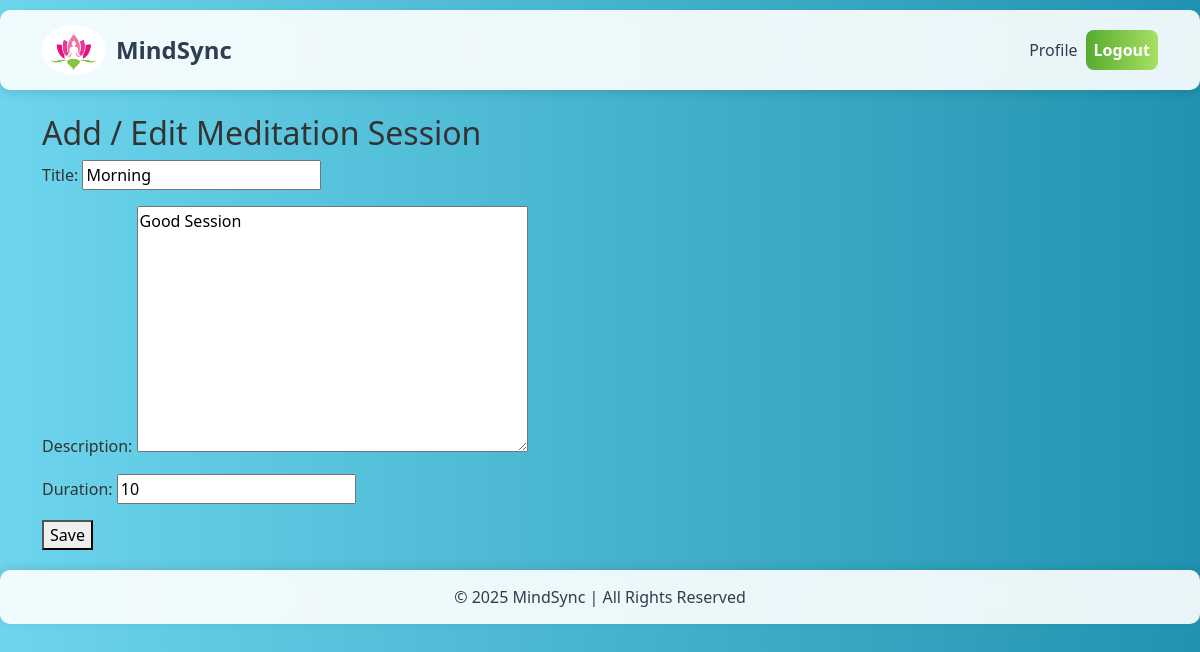
Screenshot of /update/12/ (signed in) with the database file from the repository.
### meditation_app/models.py (models this page shows, shortened)
class MeditationSession(models.Model):
    user = models.ForeignKey(User, on_delete=models.CASCADE, null=True, blank=True)
    title = models.CharField(max_length=200)
    description = models.TextField()
    duration = models.PositiveIntegerField()  # Duration in minutes
    created_at = models.DateTimeField(auto_now_add=True)
    session_date = models.DateField(default=datetime.now().date)  # Corrected date default
    notes = models.TextField(blank=True, null=True)

### meditation_app/views.py (the view)
# urls.py: path('update/<int:pk>/', views.session_update, name='session_update'),
@login_required
def session_update(request, pk):
    session = get_object_or_404(MeditationSession, pk=pk, user=request.user)
    if request.method == "POST":
        form = MeditationSessionForm(request.POST, instance=session)
        if form.is_valid():
            form.save()
            messages.success(request, "Meditation session updated successfully!")
            return redirect("session_list")
    else:
        form = MeditationSessionForm(instance=session)
    return render(request, "meditation_app/session_form.html", {"form": form})

### meditation_app/forms.py
class MeditationSessionForm(forms.ModelForm):
    class Meta:
        model = MeditationSession
        fields = ['title', 'description', 'duration']

### meditation_app/templates/meditation_app/session_form.html (shortened to what this page needs)
{% extends 'meditation_app/base.html' %}
{% block content %}
    <h2>Add / Edit Meditation Session</h2>
    <form method="post">
        {{ form.as_p }}
        <button type="submit">Save</button>
    </form>
{% endblock %}

### meditation_app/templates/meditation_app/base.html (style rules this page uses)
body { background: linear-gradient(to right, #6dd5ed, #2193b0); color: #333; }

### rows the page displays
MeditationSession: title "Morning", description "Good Session", duration "10"
